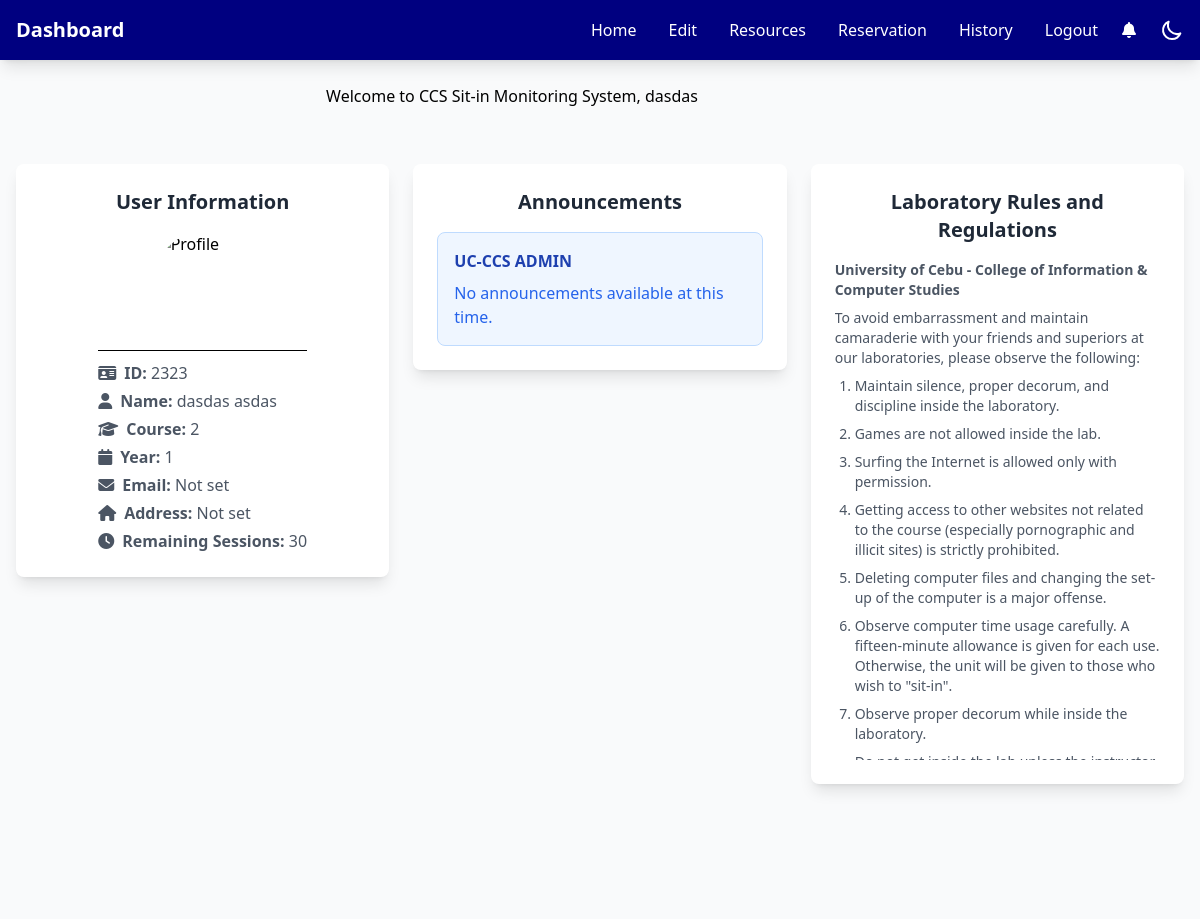
The app's page /index.php (signed in), older data.
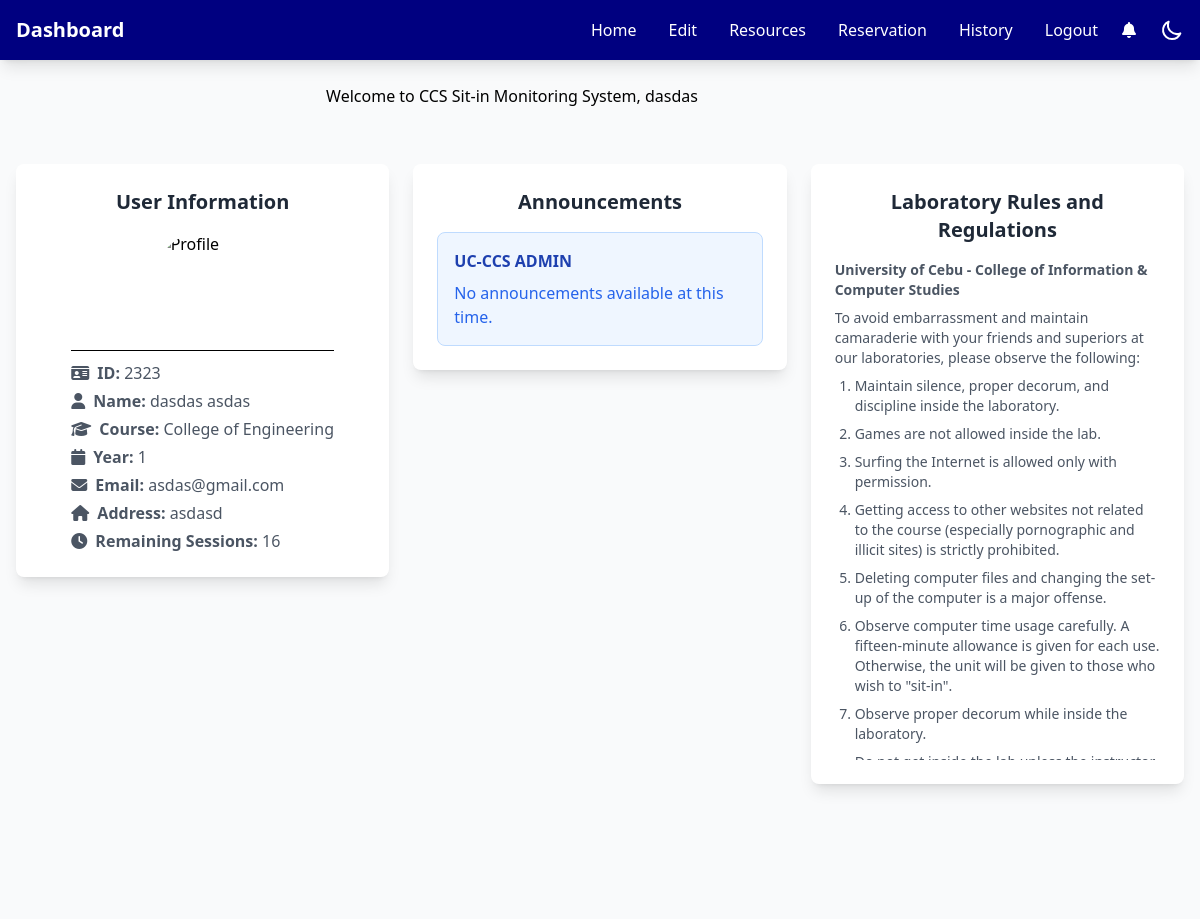
The same page, newer data.
### tables this page shows
CREATE TABLE `students` (
  `StudID` int(11) NOT NULL,
  `IDNO` int(11) NOT NULL,
  `Last_Name` varchar(100) NOT NULL,
  `First_Name` varchar(100) NOT NULL,
  `Mid_Name` varchar(100) NOT NULL,
  `Course` varchar(100) NOT NULL,
  `Year_lvl` int(11) NOT NULL,
  `Username` varchar(100) NOT NULL,
  `Password` varchar(100) NOT NULL,
  `profile_image` varchar(255) NOT NULL,
  `Email` varchar(255) NOT NULL,
  `Address` varchar(255) NOT NULL
);

CREATE TABLE `student_session` (
  `id_number` int(11) NOT NULL,
  `remaining_sessions` int(11) NOT NULL DEFAULT 30
);

### index.php (the view, shortened to what the changed rows need)
<?php
include 'header.php';
$servername = "localhost";
$username = "root";
$password = "";
$database = "users";
$conn = new mysqli($servername, $username, $password, $database);
$firstname = $_SESSION['firstname'];
$sql = "SELECT s.profile_image, ss.remaining_sessions
        FROM students s
        LEFT JOIN student_session ss ON s.IDNO = ss.id_number
        WHERE s.First_Name = ?";
$stmt = $conn->prepare($sql);
$stmt->bind_param("s", $firstname);
$stmt->execute();
$result = $stmt->get_result();
$user = $result->fetch_assoc();
$remainingSessions = $user['remaining_sessions'] ?? 30;
?>
<!DOCTYPE html>
<html lang="en" class="light">
<head>
    <link rel="stylesheet" href="https://cdnjs.cloudflare.com/ajax/libs/font-awesome/6.4.0/css/all.min.css">
    <link rel="stylesheet" href="css/user-dark-mode.css">
</head>
<body class="light">
    <header class="text-black py-6 slide-in-top text-center">
        <div class="container text-center dark:text-white">
            <h1>Welcome to CCS Sit-in Monitoring System, <?php echo htmlspecialchars($firstname) ?></h1>
        </div>
    </header>
    <div class="max-w-7xl mx-auto px-4 py-8">
        <div class="grid grid-cols-1 md:grid-cols-3 gap-6">
            <div class="bg-white dark:bg-gray-800 rounded-lg shadow-lg p-6 h-fit slide-in-top animation-delay-100">
                <div class="flex flex-col items-center">
                    <div class="space-y-1 text-gray-600 dark:text-white">
                    <hr>
                        <p><i class="fas fa-id-card mr-2"></i><span class="font-semibold">ID:</span> <?php echo htmlspecialchars($_SESSION['IDNO']); ?></p>
                        <p><i class="fas fa-user mr-2"></i><span class="font-semibold">Name:</span> <?php echo htmlspecialchars($_SESSION['firstname'] . " " . $_SESSION['lastname']); ?></p>
                        <p><i class="fas fa-graduation-cap mr-2"></i><span class="font-semibold">Course:</span> <?php echo htmlspecialchars($_SESSION['course']); ?></p>
                        <p><i class="fas fa-calendar mr-2"></i><span class="font-semibold">Year:</span> <?php echo htmlspecialchars($_SESSION['yearlvl']); ?></p>
                        <p><i class="fas fa-envelope mr-2"></i><span class="font-semibold">Email:</span> <?php echo htmlspecialchars($_SESSION['Email'] ?? 'Not set'); ?></p>
                        <p class="max-w-xs break-words"><i class="fas fa-home mr-2"></i><span class="font-semibold">Address:</span> <?php echo htmlspecialchars($_SESSION['Address'] ?? 'Not set'); ?></p>
                        <p><i class="fas fa-clock mr-2"></i><span class="font-semibold">Remaining Sessions:</span> <?php echo htmlspecialchars($remainingSessions); ?></p>
                    </div>
                </div>
            </div>
        </div>
    </div>
</body>
</html>

Row changes from the older to the newer data that the page shows:
now on this page (row edited): students: student_session.remaining_sessions "16"
Text that changed along with them:
$_SESSION['course']: "2" → "College of Engineering"
$_SESSION['Email']: "Not set" → "asdas@gmail.com"
$_SESSION['Address']: "Not set" → "asdasd"
$remainingSessions: "30" → (not shown)
